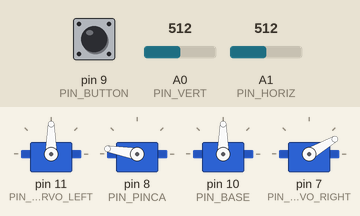
Simulated run of this sketch. Board: Arduino Uno, built with avr-gcc and run on an emulated ATmega328P. Shown: 4 × servo. Inputs (shaded band) come from the test bench; at power-on: A1 (PIN_HORIZ) = 512, A0 (PIN_VERT) = 512, pin 9 (PIN_BUTTON) HIGH.

Above: at 1.2 s.
1.3 s: A1 (PIN_HORIZ) set to 584
2.8 s: A1 (PIN_HORIZ) set to 613
At 5.4 s:
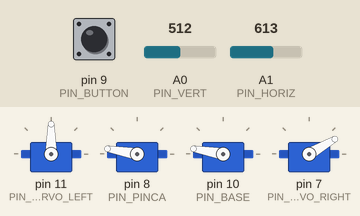
5.8 s: A0 (PIN_VERT) set to 414
7.3 s: A0 (PIN_VERT) set to 390
At 7.82 s:
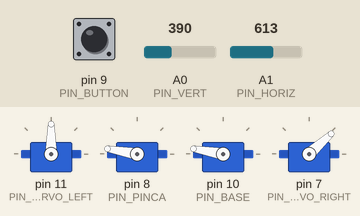
10.3 s: pin 9 (PIN_BUTTON) pulled LOW for 0.15 s
At 13.0 s:
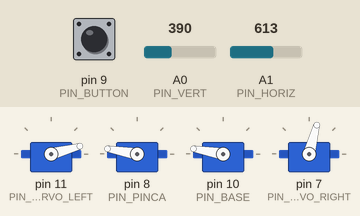
13.3 s: A1 (PIN_HORIZ) set to 418
14.8 s: A1 (PIN_HORIZ) set to 386
At 15.36 s:
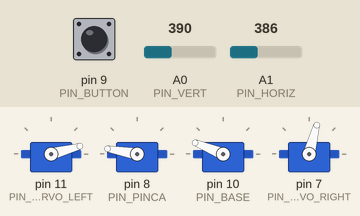
Timing chart, 0 to 21.0 s (numbered marks = the images above; inputs shaded):
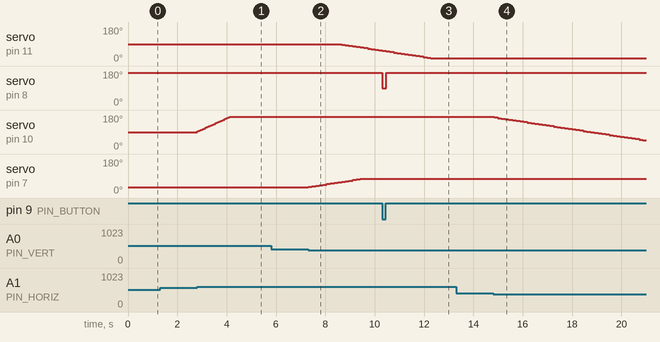

Measured:
- the behaviour switches between 600 and 601 on A1 (PIN_HORIZ) (found by bisection; images 0 and 1)
- the behaviour switches between 400 and 399 on A0 (PIN_VERT) (found by bisection; images 1 and 2)
- the behaviour switches between 400 and 399 on A1 (PIN_HORIZ) (found by bisection; images 3 and 4)
- after the input at 1.3 s, every drawn part: stays the same
- after the input at 2.8 s, servo on pin 10 (PIN_BASE): moves from 90° to 170° over 1.3 s, starting at once
- after the input at 5.8 s, every drawn part: stays the same
- after the input at 7.3 s, servo on pin 11 (PIN_SERVO_LEFT): moves from 90° to 57° over 1.5 s, starting after 1.4 s; servo on pin 7 (PIN_SERVO_RIGHT): moves from 30° to 75° over 2.1 s, starting at once
- after the input at 10.3 s, servo on pin 8 (PIN_PINCA): 170° → 90° at once, → 170° 0.15 s later
- after the input at 13.3 s, every drawn part: stays the same
- after the input at 14.8 s, servo on pin 10 (PIN_BASE): moves from 170° to 47° over 6.0 s, starting at once

The sketch:

robot_mearm.ino
```cpp
#include <Servo.h>

// Definicion de pines
#define PIN_BASE        10
#define PIN_PINCA        8
#define PIN_SERVO_RIGHT  7
#define PIN_SERVO_LEFT  11
#define PIN_HORIZ       A1
#define PIN_VERT        A0
#define PIN_BUTTON       9

// Definición de los extremos de cada motor
#define BASE_MIN        10
#define BASE_MAX       170
#define RIGHT_MIN
#define RIGHT_MAX
#define LEFT_MIN

// Definición de las posiciones iniciales de los motores
#define BASE_INICI      90
#define RIGHT_INICI     30
#define LEFT_INICI      90
#define PINCA_TANCADA   90
#define PINCA_OBERTA   170

// Definición de variables para los motores
Servo base;
Servo pinca;
Servo servoRight;
Servo servoLeft;

// Posiciona todos los motores a sus posiciones iniciales
int angleBase = BASE_INICI;
int angleRight = RIGHT_INICI;
int angleLeft = LEFT_INICI;

/* -----------------------------------------------------------
       ____  ____  ____  _  _  ____
      / ___)(  __)(_  _)/ )( \(  _ \
      \___ \ ) _)   )(  ) \/ ( ) __/
      (____/(____) (__) \____/(__)

   -----------------------------------------------------------
*/
void setup(){

  // Configuración de pins de cada motor
  servoLeft.attach(PIN_SERVO_LEFT);
  pinca.attach(PIN_PINCA);
  base.attach(PIN_BASE);
  servoRight.attach(PIN_SERVO_RIGHT);

  // Configuración del pin del boton del joystick
  pinMode(PIN_BUTTON, INPUT_PULLUP);

  // Posiciona los motores a la posición inicial
  base.write(angleBase);
  pinca.write(PINCA_TANCADA);
  servoRight.write(angleRight);
  servoLeft.write(angleLeft);

}

/* -----------------------------------------------------------
           __     __    __  ____
          (  )   /  \  /  \(  _ \
          / (_/\(  O )(  O )) __/
          \____/ \__/  \__/(__)

 -----------------------------------------------------------
*/
void loop() {

  /* -------------------------------------------------------
                  BASE
    -------------------------------------------------------
   */

  // ¿Movemos el joystick a la izquierda?
  if (analogRead (PIN_HORIZ) > 600)
  {
    // Aumentamos el ángulo de la base
    angleBase = angleBase + 3;

    // Mantenemos el servo en posiciones seguras
    if(angleBase >= BASE_MAX){
      angleBase = BASE_MAX;
    }

    // Actualizamos la posición del motor con el nuevo ángulo
    base.write(angleBase);
    delay(50);
  }

  // ¿Movemos el joystick a la derecha?
  if (analogRead (PIN_HORIZ) < 400)
  {
    // Decrementamos el ángulo de la base
    angleBase = angleBase - 3;

    // Mantenemos el servo en posiciones seguras
    if (angleBase <= BASE_MIN){
      angleBase = BASE_MIN;
    }
    base.write(angleBase);
    delay(50);
  }

  /* -------------------------------------------------------
                  PINÇA
    -------------------------------------------------------
   */

  if (digitalRead (PIN_BUTTON) == 1)
  {
    pinca.write(170);
  }
  else{
    pinca.write(90);
  }
  //<---Claw


  //Arm
  if(analogRead(PIN_VERT)>600){
    if (angleLeft<90){
      angleLeft=angleLeft+3;
      servoLeft.write(angleLeft);
    }else{
      angleRight = angleRight-3;
        if(angleRight<=30){
          angleRight = 30;
        }
      servoRight.write(angleRight);
    }

    delay(50);
  }
  if(analogRead(PIN_VERT)<400){
    angleRight = angleRight+3;
      if(angleRight>=75){
      angleRight= 75;
      }
    servoRight.write(angleRight);

     if(angleRight>=60){
      angleLeft = angleLeft-3;
      if (angleLeft <= 15){
        angleLeft = 15;
      }
      servoLeft.write(angleLeft);
     }
    delay(100);
  }


//<--Braç
}
```
